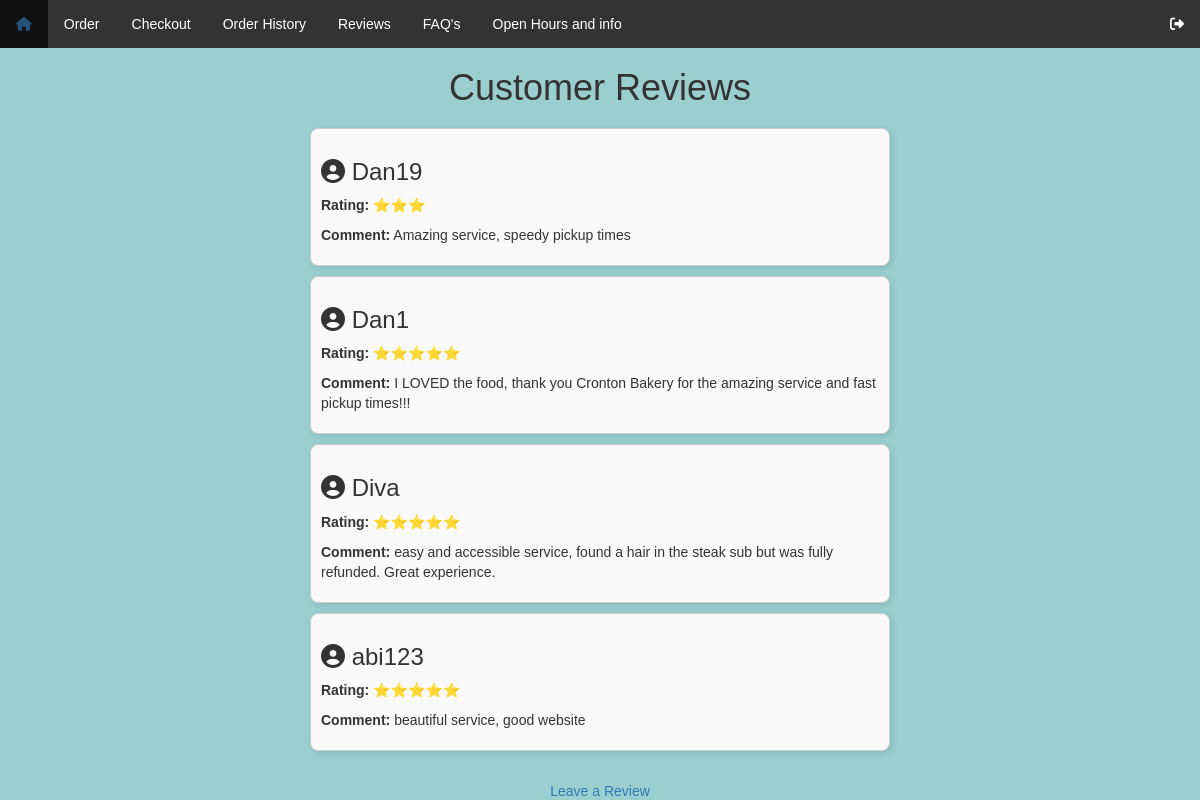
Page /ViewReviews (signed in) on the committed database.
### tables this page shows
CREATE TABLE "Reviews" (
	"ReviewID"	INTEGER,
	"Stars"	INTEGER,
	"Comment"	TEXT,
	"UserID"	INTEGER,
	PRIMARY KEY("ReviewID" AUTOINCREMENT)
);

CREATE TABLE "User" (
	"UserID"	INTEGER,
	"Admin"	TEXT,
	"FirstName"	TEXT,
	"Username"	TEXT,
	"Password"	TEXT,
	"Surname"	TEXT,
	PRIMARY KEY("UserID")
);

### app.py (the view)
@app.route("/ViewReviews")
def ViewReviews():
    if "UserID" not in session:
        return redirect("/Login")
    else:
        con = sqlite3.connect(db_locale)
        command = con.cursor()
        sqlstring = """SELECT Reviews.ReviewID, Reviews.Stars, Reviews.Comment, User.Username
               FROM Reviews
               INNER JOIN User ON Reviews.UserID = User.UserID"""
        command.execute(sqlstring)
        reviews = command.fetchall()
        reviews2 = []
        con.close()
        stars = []
        for review in reviews:
            print(review)
            review = list(review)
            if review[1] == 1:
                RatingStar = "⭐"
            elif review[1] == 2:
                RatingStar = "⭐⭐"
            elif review[1] == 3:
                RatingStar = "⭐⭐⭐"
            elif review[1] == 4:
                RatingStar = "⭐⭐⭐⭐"
            elif review[1] == 5:
                RatingStar = "⭐⭐⭐⭐⭐"
            review = tuple(review)
            stars.append(RatingStar)
            reviews2.append((review[0], RatingStar, review[2], review[3]))
            print(review)
        if session["admin"] == "Y":
          return render_template("AdminViewReviews.html", reviews=reviews2, user=session["FirstName"])
        else:
          return render_template("ViewReviews.html", reviews=reviews2, user=session["FirstName"])

### templates/ViewReviews.html (shortened to what this page needs)
<!DOCTYPE html>
{% include "header.html"%}
{%if user %}
<html>
<head>
</head>
<body>
    <h1>Customer Reviews</h1>
    <div class="review-container">
        {% for review in reviews %}
            <div class="review-card">
                <h3><i class="fa-solid fa-circle-user"></i> {{ review[3] }}</h3>
                <p><strong>Rating:</strong> {{ review[1] }} </p>
                <p><strong>Comment:</strong> {{ review[2] }}</p>
            </div>
        {% endfor %}
    </div>
    <br>
    <div style="text-align: center;">
        <a href="/AddReviews">Leave a Review</a>
    </div>
</body>
</html>
{% endif %}

### static/style.css (style rules this page uses)
h1 { text-align: center; text-shadow: none; }
body { font-family: 'Franklin Gothic Medium', 'Arial Narrow', Arial, sans-serif; background-color: rgb(154, 206, 207); }

### templates/ViewReviews.html (style rules this page uses)
.review-container { display: flex; flex-direction: column; gap: 1rem; padding: 1rem; max-width: 600px; margin: auto; }
.review-card { border: 1px solid #ccc; border-radius: 8px; padding: 1rem; background-color: #f9f9f9; box-shadow: 2px 2px 6px rgba(0, 0, 0, 0.1); }

### rows in the picture
Reviews: Username "Dan19", review "⭐⭐⭐", Comment "Amazing service, speedy pickup times"
Reviews: Username "Dan1", review "⭐⭐⭐⭐⭐", Comment "I LOVED the food, thank you Cronton Bakery for the amazing service and fast pickup times!!!"
Reviews: Username "Diva", review "⭐⭐⭐⭐⭐", Comment "easy and accessible service, found a hair in the steak sub but was fully refunded. Great experience."
Reviews: Username "abi123", review "⭐⭐⭐⭐⭐", Comment "beautiful service, good website"
